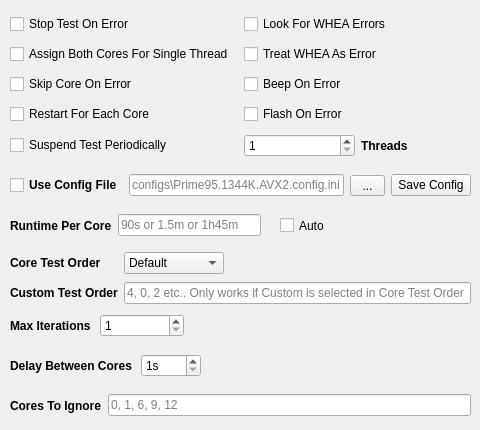
    <widget class="QWidget" name="general_tab">
     <attribute name="title">
      <string>General</string>
     </attribute>
     <widget class="QWidget" name="gridLayoutWidget">
      <property name="geometry">
       <rect>
        <x>10</x>
        <y>10</y>
        <width>461</width>
        <height>151</height>
       </rect>
      </property>
      <layout class="QGridLayout" name="gridLayout">
       <item row="1" column="1">
        <widget class="QCheckBox" name="general_treatWheaWarningAsError_checkBox">
         <property name="toolTip">
          <string>&lt;html&gt;&lt;head/&gt;&lt;body&gt;&lt;p align=&quot;center&quot;&gt;&lt;span style=&quot; font-size:8pt;&quot;&gt;# Treat a WHEA Warning Event Log entry as an error. If this is enabled, a WHEA warning (Event Id 19, &amp;quot;corrected hardware error&amp;quot;) will be treated as a &amp;quot;real&amp;quot; error. The testing on the core will be stopped and continued on the next one.&lt;/span&gt;&lt;/p&gt;&lt;p align=&quot;center&quot;&gt;&lt;span style=&quot; font-size:8pt;&quot;&gt;However, only if the APIC ID from the WHEA message matches the core that was currently tested, otherwise only a warning will be displayed.&lt;/span&gt;&lt;/p&gt;&lt;p align=&quot;center&quot;&gt;&lt;span style=&quot; font-size:8pt;&quot;&gt;Default is Enabled&lt;/span&gt;&lt;/p&gt;&lt;/body&gt;&lt;/html&gt;</string>
         </property>
         <property name="text">
          <string>Treat WHEA As Error</string>
         </property>
        </widget>
       </item>
       <item row="2" column="1">
        <widget class="QCheckBox" name="general_beepOnError_checkBox">
         <property name="toolTip">
          <string>&lt;html&gt;&lt;head/&gt;&lt;body&gt;&lt;p align=&quot;center&quot;&gt;&lt;span style=&quot; font-size:8pt;&quot;&gt;Plays a beep when a core has thrown an error.&lt;/span&gt;&lt;/p&gt;&lt;p align=&quot;center&quot;&gt;&lt;span style=&quot; font-size:8pt;&quot;&gt;Default is Enabled&lt;/span&gt;&lt;/p&gt;&lt;/body&gt;&lt;/html&gt;</string>
         </property>
         <property name="text">
          <string>Beep On Error</string>
         </property>
        </widget>
       </item>
       <item row="0" column="0">
        <widget class="QCheckBox" name="general_stopOnError_checkBox">
         <property name="toolTip">
          <string>&lt;html&gt;&lt;head/&gt;&lt;body&gt;&lt;p align=&quot;center&quot;&gt;&lt;span style=&quot; font-size:8pt;&quot;&gt;Stop the entire testing process if an error occurs. If disabled, the stress test program will be restarted when an error occurs.&lt;/span&gt;&lt;/p&gt;&lt;p align=&quot;center&quot;&gt;&lt;span style=&quot; font-size:8pt;&quot;&gt;Default is Disabled&lt;/span&gt;&lt;/p&gt;&lt;/body&gt;&lt;/html&gt;</string>
         </property>
         <property name="whatsThis">
          <string>&lt;html&gt;&lt;head/&gt;&lt;body&gt;&lt;p&gt;&lt;br/&gt;&lt;/p&gt;&lt;/body&gt;&lt;/html&gt;</string>
         </property>
         <property name="text">
          <string>Stop Test On Error</string>
         </property>
        </widget>
       </item>
       <item row="1" column="0">
        <widget class="QCheckBox" name="general_assignBothVirtualCoresForSingleThread_checkBox">
         <property name="toolTip">
          <string>&lt;html&gt;&lt;head/&gt;&lt;body&gt;&lt;p align=&quot;center&quot;&gt;&lt;span style=&quot; font-size:8pt;&quot;&gt;Use only 1 thread for load generation, but assign that thread to both virtual (logical) cores. This way Windows Scheduler or the internal CPU Scheduler will choose which of both virtual CPUs is used.&lt;/span&gt;&lt;/p&gt;&lt;p align=&quot;center&quot;&gt;&lt;span style=&quot; font-size:8pt;&quot;&gt;Default is Disabled&lt;/span&gt;&lt;/p&gt;&lt;/body&gt;&lt;/html&gt;</string>
         </property>
         <property name="text">
          <string>Assign Both Cores For Single Thread</string>
         </property>
        </widget>
       </item>
       <item row="3" column="1">
        <widget class="QCheckBox" name="general_flashOnError_checkBox">
         <property name="toolTip">
          <string>&lt;html&gt;&lt;head/&gt;&lt;body&gt;&lt;p align=&quot;center&quot;&gt;&lt;span style=&quot; font-size:8pt;&quot;&gt;Flash the window/icon in the taskbar when a core has thrown an error.&lt;/span&gt;&lt;/p&gt;&lt;p align=&quot;center&quot;&gt;&lt;span style=&quot; font-size:8pt;&quot;&gt;Default is Enabled&lt;/span&gt;&lt;/p&gt;&lt;/body&gt;&lt;/html&gt;</string>
         </property>
         <property name="text">
          <string>Flash On Error</string>
         </property>
        </widget>
       </item>
       <item row="2" column="0">
        <widget class="QCheckBox" name="general_skipCoreOnError_checkBox">
         <property name="toolTip">
          <string>&lt;html&gt;&lt;head/&gt;&lt;body&gt;&lt;p align=&quot;center&quot;&gt;&lt;span style=&quot; font-size:8pt;&quot;&gt;If enabled, testing skips a core in the following iterations that has already thrown an error. If this disabled, it will test a core in the next iteration even if it has thrown an error.&lt;/span&gt;&lt;/p&gt;&lt;/body&gt;&lt;/html&gt;</string>
         </property>
         <property name="whatsThis">
          <string>&lt;html&gt;&lt;head/&gt;&lt;body&gt;&lt;p&gt;&lt;br/&gt;&lt;/p&gt;&lt;/body&gt;&lt;/html&gt;</string>
         </property>
         <property name="text">
          <string>Skip Core On Error</string>
         </property>
        </widget>
       </item>
       <item row="0" column="1">
        <widget class="QCheckBox" name="general_lookForWheaErros_checkBox">
         <property name="toolTip">
          <string>&lt;html&gt;&lt;head/&gt;&lt;body&gt;&lt;p align=&quot;center&quot;&gt;&lt;span style=&quot; font-size:8pt;&quot;&gt;If this is enabled, CoreCycler will periodicall check the Windows Event Log for WHEA errors. These WHEA errors do not necessarily cause or show up together with a stress test error, but are indicative of an unstable overclock/undervolt. A stable system should not produce any WHEA errors/warnings.&lt;/span&gt;&lt;/p&gt;&lt;p align=&quot;center&quot;&gt;&lt;span style=&quot; font-size:8pt;&quot;&gt;Default is Enabled&lt;/span&gt;&lt;/p&gt;&lt;/body&gt;&lt;/html&gt;</string>
         </property>
         <property name="text">
          <string>Look For WHEA Errors</string>
         </property>
        </widget>
       </item>
       <item row="3" column="0">
        <widget class="QCheckBox" name="general_restartTestProgramForEachCore_checkBox">
         <property name="toolTip">
          <string>&lt;html&gt;&lt;head/&gt;&lt;body&gt;&lt;p align=&quot;center&quot;&gt;&lt;span style=&quot; font-size:8pt;&quot;&gt;Restarts the testing program for each core. For example: if ycruncher is set to run SFT, SFTv4, and SVT, and Core 0 fails the SFTv4 test, the next core will restart ycruncher and will start on the first test (SFT). If this option is disabled, ycruncher will NOT restart, but will continue to the next test (SVT) on the next core.&lt;/span&gt;&lt;/p&gt;&lt;p align=&quot;center&quot;&gt;&lt;span style=&quot; font-size:8pt;&quot;&gt;For a long-form explanation of this setting, check the box, then press Shift+F1 on your keyboard.&lt;/span&gt;&lt;/p&gt;&lt;/body&gt;&lt;/html&gt;</string>
         </property>
         <property name="whatsThis">
          <string>&lt;html&gt;&lt;head/&gt;&lt;body&gt;&lt;p align=&quot;center&quot;&gt;&lt;span style=&quot; font-size:8pt;&quot;&gt;Restart the stress test process when a new core is selected&lt;/span&gt;&lt;/p&gt;&lt;p align=&quot;center&quot;&gt;&lt;span style=&quot; font-size:8pt;&quot;&gt;This means each core will perform the same sequence of tests during the stress test&lt;/span&gt;&lt;/p&gt;&lt;p align=&quot;center&quot;&gt;&lt;span style=&quot; font-size:8pt;&quot;&gt;This setting is best combined with runtimePerCore = auto&lt;/span&gt;&lt;/p&gt;&lt;p align=&quot;center&quot;&gt;&lt;span style=&quot; font-size:8pt;&quot;&gt;Note: The monitor doesn't seem to turn off when this setting is enabled&lt;/span&gt;&lt;/p&gt;&lt;p align=&quot;center&quot;&gt;&lt;span style=&quot; font-size:8pt;&quot;&gt;Important note: One disadvantage of this setting is that it has the potential to limit the amount of tests that the stress test program can run.&lt;/span&gt;&lt;/p&gt;&lt;p align=&quot;center&quot;&gt;&lt;span style=&quot; font-size:8pt;&quot;&gt;In Prime95 for example, each FFT size will run for roughly 1 minute (except for very small ones), so if you want to make sure that Prime95 runs all of the available FFT sizes for a setting, you'll have to extend the &amp;quot;runtimePerCore&amp;quot; setting from the default value to something higher. For example the &amp;quot;Huge&amp;quot;/SSE preset has 19 FFT entries, and tests on my 5900X showed that it roughly takes 13-19 Minutes until all FFT sizes have been tested. The &amp;quot;Large&amp;quot;/SSE seems to take between 18 and 22 Minutes. I've included the measured times in the comment for the &amp;quot;runtimePerCore&amp;quot; setting above. This is why setting runtimePerCore = auto is beneficial when using this setting, to make sure every test is performed for every core. If this setting is disabled, a new core will very likely start with a different test / FFT size than the previous one. For longer testing periods (e.g. over night), the tested FFT sizes / algorithms will even out eventually, but if you want to make sure that each core is tested in exactly the same way, you should enable this setting.&lt;/span&gt;&lt;/p&gt;&lt;/body&gt;&lt;/html&gt;</string>
         </property>
         <property name="text">
          <string>Restart For Each Core</string>
         </property>
        </widget>
       </item>
       <item row="4" column="0">
        <widget class="QCheckBox" name="general_suspendPeriodically_checkBox">
         <property name="toolTip">
          <string>&lt;html&gt;&lt;head/&gt;&lt;body&gt;&lt;p align=&quot;center&quot;&gt;&lt;span style=&quot; font-size:8pt;&quot;&gt;This can simulate load changes / switches to idle and back. Enabling this setting will periodically suspend the stress test program, wait for a bit, and then resume. Your CPU load and Clock Speed should drop significantly while the program is suspended, and then rise again. This will increase the runtime of the various stress tests as seen in the &amp;quot;Runtime Per Core&amp;quot; setting by roughly 10%&lt;/span&gt;&lt;/p&gt;&lt;p align=&quot;center&quot;&gt;&lt;span style=&quot; font-size:8pt;&quot;&gt;Default is Enabled&lt;/span&gt;&lt;/p&gt;&lt;/body&gt;&lt;/html&gt;</string>
         </property>
         <property name="text">
          <string>Suspend Test Periodically</string>
         </property>
        </widget>
       </item>
       <item row="4" column="1">
        <layout class="QHBoxLayout" name="horizontalLayout_2">
         <item>
          <widget class="QSpinBox" name="general_numberOfThreads_spinBox">
           <property name="toolTip">
            <string>&lt;html&gt;&lt;head/&gt;&lt;body&gt;&lt;p align=&quot;center&quot;&gt;&lt;span style=&quot; font-size:8pt;&quot;&gt;Sets the number of threads to use for testing. You can only choose between 1 and 2. If Hyperthreading/SMT is disabled, this will automatically be set to 1. Currently there's no automatic way to determine which core has thrown an error. Setting this to 1 causes higher boost clocks due to less heat. &lt;/span&gt;&lt;/p&gt;&lt;p align=&quot;center&quot;&gt;&lt;span style=&quot; font-size:8pt;&quot;&gt;Default is 1&lt;/span&gt;&lt;/p&gt;&lt;/body&gt;&lt;/html&gt;</string>
           </property>
           <property name="minimum">
            <number>1</number>
           </property>
           <property name="maximum">
            <number>2</number>
           </property>
          </widget>
         </item>
         <item>
          <widget class="QLabel" name="general_numberOfThreads_label">
           <property name="font">
            <font>
             <pointsize>9</pointsize>
             <bold>true</bold>
            </font>
           </property>
           <property name="text">
            <string>Threads</string>
           </property>
          </widget>
         </item>
        </layout>
       </item>
      </layout>
     </widget>
     <widget class="QWidget" name="horizontalLayoutWidget_3">
      <property name="geometry">
       <rect>
        <x>10</x>
        <y>170</y>
        <width>461</width>
        <height>31</height>
       </rect>
      </property>
      <layout class="QHBoxLayout" name="horizontalLayout_3">
       <item>
        <widget class="QCheckBox" name="general_useConfigFile_checkBox">
         <property name="font">
          <font>
           <pointsize>9</pointsize>
           <bold>true</bold>
          </font>
         </property>
         <property name="toolTip">
          <string>&lt;html&gt;&lt;head/&gt;&lt;body&gt;&lt;p align=&quot;center&quot;&gt;&lt;span style=&quot; font-size:8pt;&quot;&gt;Use a pre-defined config file. This is useful for quickly switching between various configs. There are multiple pre-defined configs in the configs folder.&lt;/span&gt;&lt;/p&gt;&lt;/body&gt;&lt;/html&gt;</string>
         </property>
         <property name="text">
          <string>Use Config File</string>
         </property>
        </widget>
       </item>
       <item>
        <widget class="QLineEdit" name="general_useConfigFile_lineEdit">
         <property name="maximumSize">
          <size>
           <width>220</width>
           <height>16777215</height>
          </size>
         </property>
         <property name="toolTip">
          <string>&lt;html&gt;&lt;head/&gt;&lt;body&gt;&lt;p align=&quot;center&quot;&gt;Type in the name of the config file you wish to use. Make sure to include the configs folder before the name of the file. For example: &lt;/p&gt;&lt;p align=&quot;center&quot;&gt;configs\quick-initial-test.yCruncher.config.ini&lt;/p&gt;&lt;/body&gt;&lt;/html&gt;</string>
         </property>
         <property name="placeholderText">
          <string>configs\Prime95.1344K.AVX2.config.ini</string>
         </property>
        </widget>
       </item>
       <item>
        <widget class="QToolButton" name="configsFolder_toolButton">
         <property name="minimumSize">
          <size>
           <width>35</width>
           <height>0</height>
          </size>
         </property>
         <property name="toolTip">
          <string>&lt;html&gt;&lt;head/&gt;&lt;body&gt;&lt;p align=&quot;center&quot;&gt;&lt;span style=&quot; font-size:8pt;&quot;&gt;Open the configs folder and allows you to easily select a pre-defined config file to use for testing. When a config file is selected, the Use Config File checkbox is automatically selected and the config file is ready to be used.&lt;/span&gt;&lt;/p&gt;&lt;/body&gt;&lt;/html&gt;</string>
         </property>
         <property name="text">
          <string>...</string>
         </property>
        </widget>
       </item>
       <item>
        <widget class="QPushButton" name="saveConfig_pushButton">
         <property name="toolTip">
          <string>&lt;html&gt;&lt;head/&gt;&lt;body&gt;&lt;p align=&quot;center&quot;&gt;&lt;span style=&quot; font-size:8pt;&quot;&gt;Allows you to save the current settings to a config file. Select the settings you wish to use, click the Apply button, then Save Config. This allows you to create your own custom config files to be easily accessed at any time. If you do not click Apply before saving, the custom config file will not have the correct settings. &lt;/span&gt;&lt;/p&gt;&lt;/body&gt;&lt;/html&gt;</string>
         </property>
         <property name="whatsThis">
          <string>&lt;html&gt;&lt;head/&gt;&lt;body&gt;&lt;p align=&quot;center&quot;&gt;&lt;span style=&quot; font-size:8pt;&quot;&gt;CoreCycler uses a config.ini file, which is located in the base directory. The configs folder has pre-made config files that CoreCycler can use for easy and fast access to different testing configurations. The &amp;quot;Save Config&amp;quot; button will take the current config.ini file and save it to the configs folder with a name that you assign to the file. If you change any settings, make sure you press the Apply button before you press Save Config, otherwise the config.ini file will not have the settings you selected. &lt;/span&gt;&lt;/p&gt;&lt;/body&gt;&lt;/html&gt;</string>
         </property>
         <property name="text">
          <string>Save Config</string>
         </property>
        </widget>
       </item>
      </layout>
     </widget>
     <widget class="QWidget" name="horizontalLayoutWidget_4">
      <property name="geometry">
       <rect>
        <x>10</x>
        <y>210</y>
        <width>251</width>
        <height>31</height>
       </rect>
      </property>
      <layout class="QHBoxLayout" name="horizontalLayout_4">
       <item>
        <widget class="QLabel" name="general_runtimePerCore_label">
         <property name="font">
          <font>
           <pointsize>9</pointsize>
           <bold>true</bold>
          </font>
         </property>
         <property name="text">
          <string>Runtime Per Core</string>
         </property>
        </widget>
       </item>
       <item>
        <widget class="QLineEdit" name="general_runtimePerCore_lineEdit">
         <property name="toolTip">
          <string>&lt;html&gt;&lt;head/&gt;&lt;body&gt;&lt;p align=&quot;center&quot;&gt;&lt;span style=&quot; font-size:8pt;&quot;&gt;Sets the runtime per core. You can define a specific runtime per core by entering a numeric value. Accepted values are (h) for hours, (m) for minutes, and (s) for seconds. &lt;/span&gt;&lt;/p&gt;&lt;p align=&quot;center&quot;&gt;&lt;span style=&quot; font-size:8pt;&quot;&gt;360s or 1h4m or 1.5h&lt;/span&gt;&lt;/p&gt;&lt;p align=&quot;center&quot;&gt;&lt;span style=&quot; font-size:8pt;&quot;&gt;Default is 6m&lt;/span&gt;&lt;/p&gt;&lt;/body&gt;&lt;/html&gt;</string>
         </property>
         <property name="placeholderText">
          <string>90s or 1.5m or 1h45m</string>
         </property>
        </widget>
       </item>
      </layout>
     </widget>
     <widget class="QWidget" name="horizontalLayoutWidget_6">
      <property name="geometry">
       <rect>
        <x>10</x>
        <y>310</y>
        <width>174</width>
        <height>31</height>
       </rect>
      </property>
      <layout class="QHBoxLayout" name="horizontalLayout_6">
       <item>
        <widget class="QLabel" name="general_maxIterations_label">
         <property name="font">
          <font>
           <pointsize>9</pointsize>
           <bold>true</bold>
          </font>
         </property>
         <property name="text">
          <string>Max Iterations</string>
         </property>
        </widget>
       </item>
       <item>
        <widget class="QSpinBox" name="general_maxIterations_spinBox">
         <property name="toolTip">
          <string>&lt;html&gt;&lt;head/&gt;&lt;body&gt;&lt;p align=&quot;center&quot;&gt;&lt;span style=&quot; font-size:8pt;&quot;&gt;The max number of iterations. High values are basically unlimited (good for testing overnight).&lt;/span&gt;&lt;/p&gt;&lt;p align=&quot;center&quot;&gt;&lt;span style=&quot; font-size:8pt;&quot;&gt;Default is 10000&lt;/span&gt;&lt;/p&gt;&lt;/body&gt;&lt;/html&gt;</string>
         </property>
         <property name="minimum">
          <number>1</number>
         </property>
         <property name="maximum">
          <number>10000</number>
         </property>
        </widget>
       </item>
      </layout>
     </widget>
     <widget class="QWidget" name="horizontalLayoutWidget_7">
      <property name="geometry">
       <rect>
        <x>10</x>
        <y>350</y>
        <width>191</width>
        <height>31</height>
       </rect>
      </property>
      <layout class="QHBoxLayout" name="horizontalLayout_7">
       <item>
        <widget class="QLabel" name="general_delayBetweenCores_label">
         <property name="font">
          <font>
           <pointsize>9</pointsize>
           <bold>true</bold>
          </font>
         </property>
         <property name="text">
          <string>Delay Between Cores</string>
         </property>
        </widget>
       </item>
       <item>
        <widget class="QSpinBox" name="general_delayBetweenCores_spinBox">
         <property name="maximumSize">
          <size>
           <width>60</width>
           <height>16777215</height>
          </size>
         </property>
         <property name="toolTip">
          <string>&lt;html&gt;&lt;head/&gt;&lt;body&gt;&lt;p align=&quot;center&quot;&gt;&lt;span style=&quot; font-size:8pt;&quot;&gt;Set a delay between the Cores. If the &amp;quot;Restart for Each Core&amp;quot; setting is enabled, this will define the amount of time in seconds between the end of the run for one core and the start of another. If &amp;quot;Restart for Each Core&amp;quot; is Disabled, this setting has no effect. Using this setting may help your CPU to cool down a little between cores, which could result in slightly higher core clock speeds at the start of the test.&lt;/span&gt;&lt;/p&gt;&lt;p align=&quot;center&quot;&gt;&lt;span style=&quot; font-size:8pt;&quot;&gt;Default is 15&lt;/span&gt;&lt;/p&gt;&lt;/body&gt;&lt;/html&gt;</string>
         </property>
         <property name="suffix">
          <string>s</string>
         </property>
         <property name="minimum">
          <number>1</number>
         </property>
         <property name="maximum">
          <number>100</number>
         </property>
        </widget>
       </item>
      </layout>
     </widget>
     <widget class="QWidget" name="horizontalLayoutWidget_8">
      <property name="geometry">
       <rect>
        <x>10</x>
        <y>390</y>
        <width>461</width>
        <height>31</height>
       </rect>
      </property>
      <layout class="QHBoxLayout" name="horizontalLayout_8">
       <item>
        <widget class="QLabel" name="general_coresToIgnore_label">
         <property name="font">
          <font>
           <pointsize>9</pointsize>
           <bold>true</bold>
          </font>
         </property>
         <property name="text">
          <string>Cores To Ignore</string>
         </property>
        </widget>
       </item>
       <item>
        <widget class="QLineEdit" name="general_coresToIgnore_lineEdit">
         <property name="toolTip">
          <string>&lt;html&gt;&lt;head/&gt;&lt;body&gt;&lt;p align=&quot;center&quot;&gt;&lt;span style=&quot; font-size:8pt;&quot;&gt;Ignore certain cores. Comma separated list of cores that will not be tested. The enumeration of cores starts with 0. For example: 0, 1, 2&lt;/span&gt;&lt;/p&gt;&lt;p align=&quot;center&quot;&gt;&lt;span style=&quot; font-size:8pt;&quot;&gt;Default is (Empty)&lt;/span&gt;&lt;/p&gt;&lt;/body&gt;&lt;/html&gt;</string>
         </property>
         <property name="placeholderText">
          <string>0, 1, 6, 9, 12</string>
         </property>
        </widget>
       </item>
      </layout>
     </widget>
     <widget class="QWidget" name="gridLayoutWidget_2">
      <property name="geometry">
       <rect>
        <x>10</x>
        <y>250</y>
        <width>461</width>
        <height>56</height>
       </rect>
      </property>
      <layout class="QGridLayout" name="gridLayout_2">
       <item row="0" column="1">
        <widget class="QComboBox" name="general_coreTestOrder_comboBox">
         <property name="maximumSize">
          <size>
           <width>100</width>
           <height>16777215</height>
          </size>
         </property>
         <property name="toolTip">
          <string>&lt;html&gt;&lt;head/&gt;&lt;body&gt;&lt;p align=&quot;center&quot;&gt;&lt;span style=&quot; font-size:8pt;&quot;&gt;The test order of cores. Default will run Alternate if the CPU has more than 8 cores. Alternate will switch between CCDs, so the test order would be 0, 8, 1, 9, 2, 10, etc.. On a CPU with less than 8 cores, it will run as Random. Or you can manually select if you want Sequential. Setting this value to Custom allows you to manually type in the core test order. If Custom is selected, the test will only run cores typed in the Custom Test Order field. If you set this value to Custom and type in &amp;quot;4, 0&amp;quot; in the Custom Test Order field, the test will only run on cores 4 and 0 for every iteration.&lt;/span&gt;&lt;/p&gt;&lt;/body&gt;&lt;/html&gt;</string>
         </property>
         <item>
          <property name="text">
           <string>Default</string>
          </property>
         </item>
         <item>
          <property name="text">
           <string>Alternate</string>
          </property>
         </item>
         <item>
          <property name="text">
           <string>Random</string>
          </property>
         </item>
         <item>
          <property name="text">
           <string>Sequential</string>
          </property>
         </item>
         <item>
          <property name="text">
           <string>Custom</string>
          </property>
         </item>
        </widget>
       </item>
       <item row="0" column="0">
        <widget class="QLabel" name="general_coreTestOrder_label">
         <property name="font">
          <font>
           <pointsize>9</pointsize>
           <bold>true</bold>
          </font>
         </property>
         <property name="text">
          <string>Core Test Order</string>
         </property>
        </widget>
       </item>
       <item row="1" column="1">
        <widget class="QLineEdit" name="general_coreTestOrder_lineEdit">
         <property name="toolTip">
          <string>&lt;html&gt;&lt;head/&gt;&lt;body&gt;&lt;p align=&quot;center&quot;&gt;&lt;span style=&quot; font-size:8pt;&quot;&gt;This field only applies if Core Test Order is set to Custom. The &amp;quot;Cores To Ignore&amp;quot; setting still takes precedence over any core listed in this field.&lt;/span&gt;&lt;/p&gt;&lt;p align=&quot;center&quot;&gt;&lt;span style=&quot; font-size:8pt;&quot;&gt;Type in the core test order you wish to use, separted by commas. For example:&lt;br/&gt;2, 2, 4, 6, 6, 1, 3, 5, 7&lt;/span&gt;&lt;/p&gt;&lt;/body&gt;&lt;/html&gt;</string>
         </property>
         <property name="placeholderText">
          <string>4, 0, 2 etc.. Only works if Custom is selected in Core Test Order</string>
         </property>
        </widget>
       </item>
       <item row="1" column="0">
        <widget class="QLabel" name="general_coreTestOrder_label_2">
         <property name="font">
          <font>
           <pointsize>9</pointsize>
           <bold>true</bold>
          </font>
         </property>
         <property name="text">
          <string>Custom Test Order</string>
         </property>
        </widget>
       </item>
      </layout>
     </widget>
     <widget class="QCheckBox" name="general_runtimePerCore_checkBox_auto">
      <property name="geometry">
       <rect>
        <x>280</x>
        <y>210</y>
        <width>78</width>
        <height>31</height>
       </rect>
      </property>
      <property name="toolTip">
       <string>&lt;html&gt;&lt;head/&gt;&lt;body&gt;&lt;p align=&quot;center&quot;&gt;&lt;span style=&quot; font-size:8pt;&quot;&gt;Performs one &amp;quot;full&amp;quot; test run for each core. For prime95, it will run all selected FFT sizes before moving to the next core. For yCruncher, it will run all selected tests (FFT, SFT, SVT) before moving to the next core. For Aida64, it will default to 10m per core. &lt;/span&gt;&lt;/p&gt;&lt;/body&gt;&lt;/html&gt;</string>
      </property>
      <property name="text">
       <string>Auto</string>
      </property>
     </widget>
    </widget>
